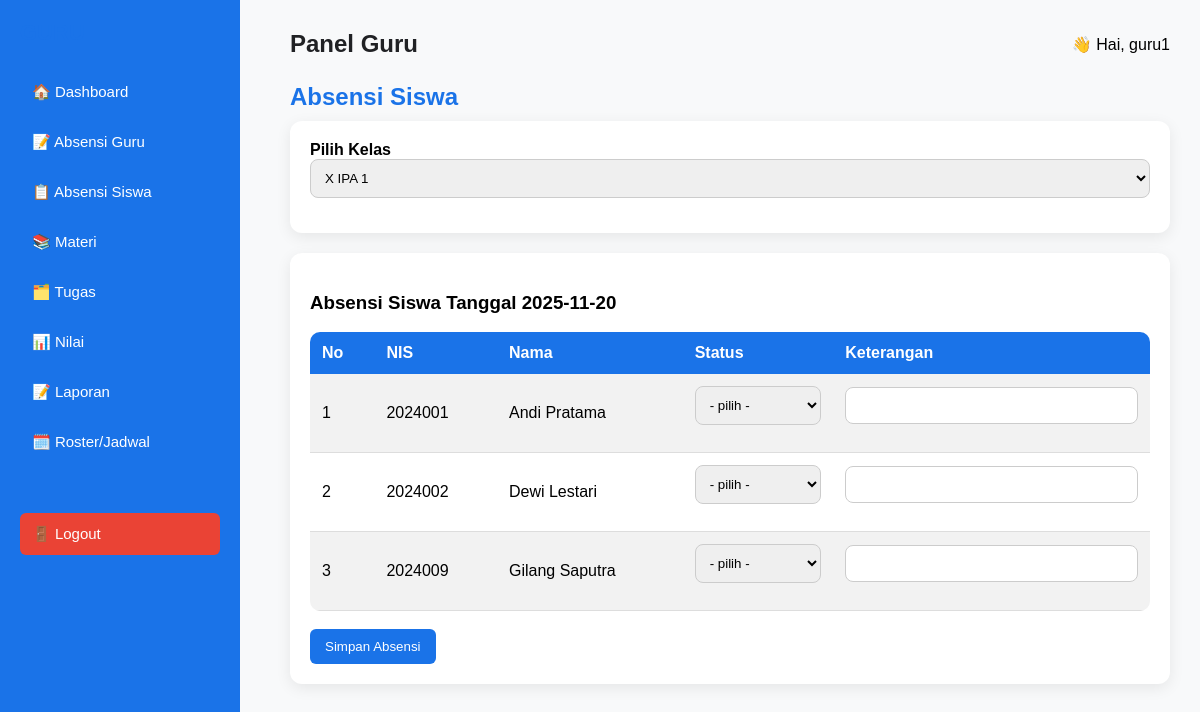
/views/guru/absen_siswa.php?kelas=1 (signed in), run on the app's committed database.
### tables this page shows
CREATE TABLE `users` (
  `id` int(11) NOT NULL,
  `username` varchar(50) NOT NULL,
  `password` varchar(255) NOT NULL,
  `role` enum('admin','guru','siswa') NOT NULL,
  `id_guru` int(11) DEFAULT NULL,
  `id_siswa` int(11) DEFAULT NULL,
  `status` enum('aktif','non-aktif') NOT NULL DEFAULT 'aktif',
  `created_at` timestamp NOT NULL DEFAULT current_timestamp()
);

CREATE TABLE `siswa` (
  `id` int(11) NOT NULL,
  `nis` varchar(20) NOT NULL,
  `nama_lengkap` varchar(100) NOT NULL,
  `email` varchar(100) DEFAULT NULL,
  `no_telp` varchar(15) DEFAULT NULL,
  `id_kelas` int(11) NOT NULL
);

### helpers/auth_helper.php (called while the page is built, shortened)
<?php
function getGuruId(mysqli $conn){
    if(isset($_SESSION['guru_id']) && $_SESSION['guru_id']){
        return $_SESSION['guru_id'];
    }
    return null;
}

### views/guru/absen_siswa.php (the view, shortened to what this page needs)
<?php
include "../../config.php";
include "../../helpers/auth_helper.php";
$id_guru = getGuruId($conn);
$tanggal = date("Y-m-d");
$id_kelas = isset($_GET['kelas']) ? $_GET['kelas'] : "";
?>
<!DOCTYPE html>
<html>
<head>
    <link rel="stylesheet" href="../../assets/css/style.css">
</head>
<body>
<?php include "sidebar.php"; ?>
<div class="content">
<?php include "header.php"; ?>
    <h2>Absensi Siswa</h2>
    <div class="card">
        <form method="GET" action="absen_siswa.php">
            <label>Pilih Kelas</label>
            <select name="kelas" onchange="this.form.submit()">
                <?php
                $kelas_q = mysqli_query($conn,
                "SELECT DISTINCT kelas.*
                 FROM roster
                 JOIN kelas ON roster.id_kelas = kelas.id
                 WHERE roster.id_guru = '$id_guru'
                 ORDER BY kelas.nama_kelas ASC");
                while($k = mysqli_fetch_assoc($kelas_q)){
                    $sel = ($id_kelas == $k['id']) ? "selected" : "";
                    echo "<option value='".$k['id']."' $sel>".$k['nama_kelas']."</option>";
                }
                ?>
            </select>
        </form>
    </div>
    <?php if($id_kelas != ""): ?>
    <div class="card">
        <h3>Absensi Siswa Tanggal <?= $tanggal; ?></h3>
        <form action="absen_siswa_process.php" method="POST">
            <table class="tabel">
                <tr>
                    <th>No</th>
                    <th>NIS</th>
                    <th>Nama</th>
                    <th>Status</th>
                    <th>Keterangan</th>
                </tr>
                <?php
                $no = 1;
                $data = mysqli_query($conn,
                    "SELECT s.id AS id_siswa, s.nis, s.nama_lengkap,
                            u.id AS id_user,
                            a.status AS status_absen,
                            a.keterangan AS ket_absen
                     FROM siswa s
                     JOIN users u ON u.id_siswa = s.id
                     LEFT JOIN absensi a
                        ON a.id_user = u.id
                       AND a.tanggal = '$tanggal'
                       AND a.jenis_absen = 'siswa'
                     WHERE s.id_kelas = '$id_kelas'
                     ORDER BY s.nama_lengkap ASC"
                );
                while($d = mysqli_fetch_assoc($data)){
                    $id_user = $d['id_user'];
                    $ket_now = $d['ket_absen'];
                ?>
                <tr>
                    <td><?= $no++; ?></td>
                    <td><?= $d['nis']; ?></td>
                    <td><?= $d['nama_lengkap']; ?></td>
                    <td>
                        <select name="status[<?= $id_user; ?>]">
                            <option value="">- pilih -</option>
                        </select>
                    </td>
                    <td>
                        <input type="text"
                               name="keterangan[<?= $id_user; ?>]"
                               value="<?= htmlspecialchars($ket_now ?? ''); ?>">
                    </td>
                </tr>
                <?php } ?>
            </table>
            <br>
            <button type="submit" class="btn">Simpan Absensi</button>
        </form>
    </div>
    <?php endif; ?>
</div>
</body>
</html>

### assets/css/style.css (style rules this page uses)
* { box-sizing: border-box; }
body { margin:0; padding:0; font-family:'Poppins', sans-serif; background:#F8F9FA; }
h2 { margin:0 0 10px; color:#1A73E8; }
.content { margin-left:260px; padding:30px; }
.card { background:white; padding:20px; border-radius:12px; box-shadow:0 4px 15px rgba(0,0,0,0.08); margin-bottom:20px; }
.tabel { width:100%; border-collapse:collapse; background:white; border-radius:10px; overflow:hidden; }
.tabel th { background:#1A73E8; color:white; padding:12px; text-align:left; }
.tabel td { padding:10px; border-bottom:1px solid #ddd; }
.btn { appearance: none; display:inline-block; padding:10px 15px; background:#1A73E8; color:white; text-decoration:none; font-family: inherit; border: 0; border-radius:6px; }
form input { width:100%; padding:10px; border:1px solid #ccc; margin-bottom:15px; border-radius:8px; }
form select { width:100%; padding:10px; border:1px solid #ccc; border-radius:8px; margin-bottom:15px; }
label { font-weight:600; }
form input { width:100%; padding:10px; margin-bottom:15px; border-radius:8px; border:1px solid #ccc; }
.tabel tr:nth-child(even) { background:#f2f2f2; }
.tabel td, .tabel th { padding:12px; }

### data on the page
users: id_siswa.nis "2024001", id_siswa.nama_lengkap "Andi Pratama"
users: id_siswa.nis "2024002", id_siswa.nama_lengkap "Dewi Lestari"
users: id_siswa.nis "2024009", id_siswa.nama_lengkap "Gilang Saputra"

### other printed values
$_SESSION['username'] "guru1"
form field kelas "X IPA 1"
